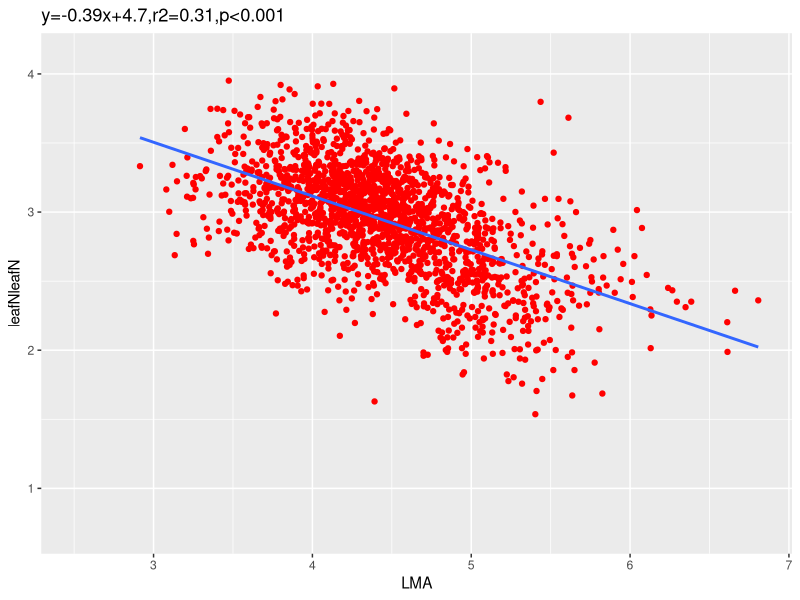
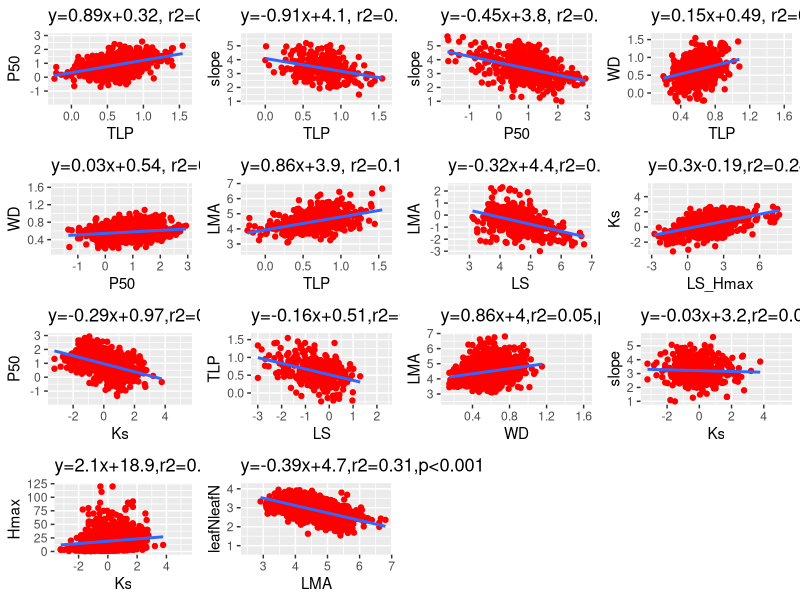
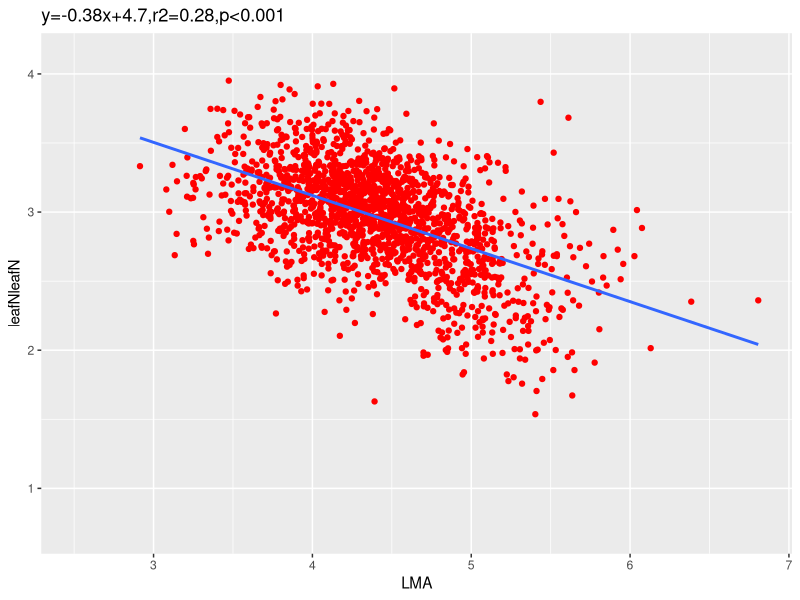
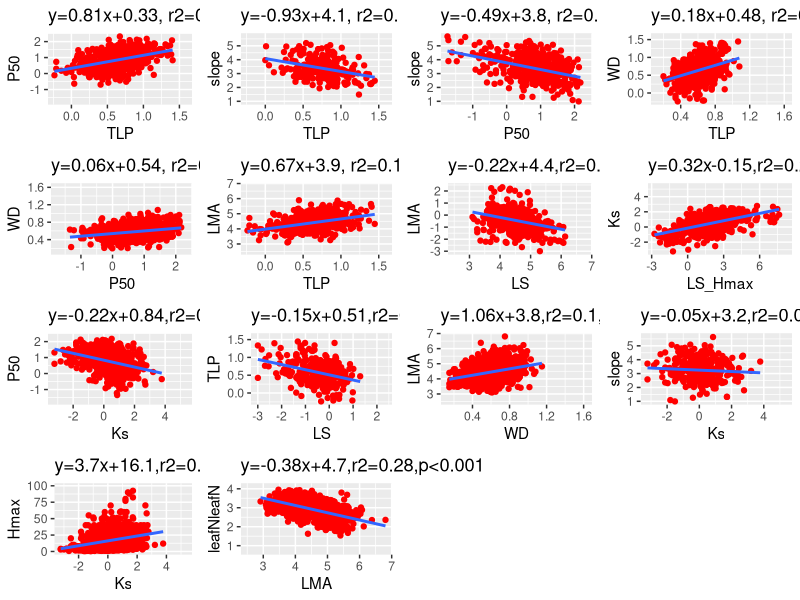
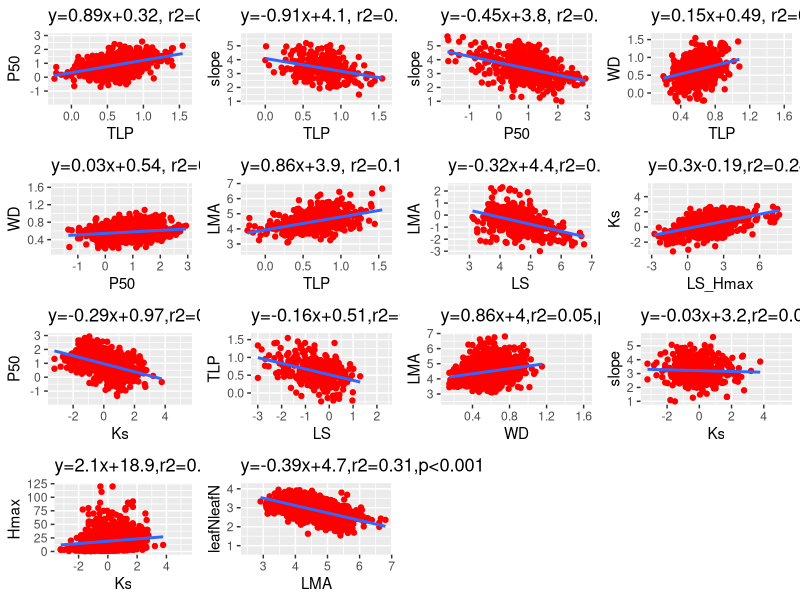
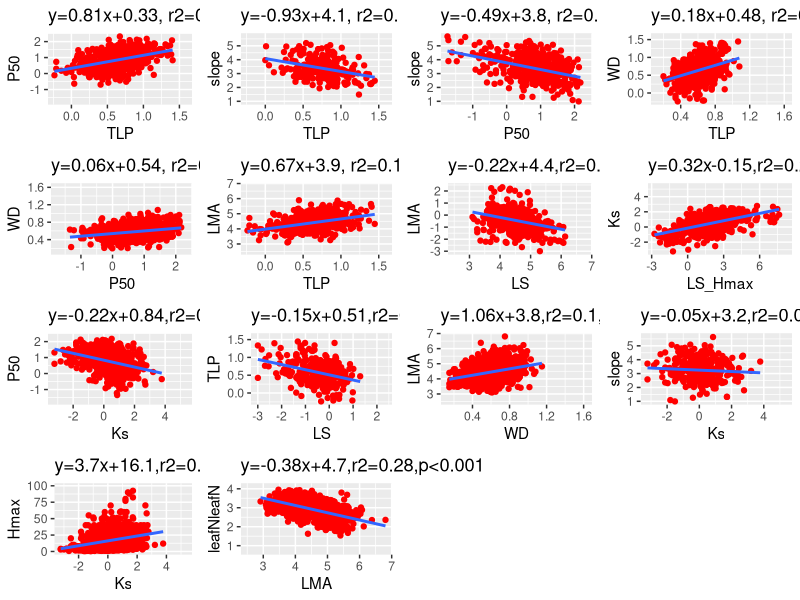

Here is the R script that generated these plots, in order:
#libarary
library(ggplot2)
library(cowplot)

#import the file
trait<-read.table('woody_trait.0625.txt',header=TRUE, stringsAsFactors=FALSE, sep="\t", dec=".",fileEncoding="latin1")
#all speccies for the bivariate regression
xy<-trait
names(xy)
summary(model<-lm(P50~TLP,data=xy))
P50_TLP<-ggplot(xy, aes(x=TLP, y=P50)) +geom_point(color="red") +labs(title = "y=0.89x+0.32, r2=0.20,p<0.001")+geom_smooth(method=lm, se=FALSE)+
  scale_x_continuous(name = "TLP",) +
  scale_y_continuous(name = "P50")
summary(model<-lm(slope~TLP,data=xy))
slope_TLP<-ggplot(xy, aes(x=TLP, y=slope)) +geom_point(color="red") +labs(title = "y=-0.91x+4.1, r2=0.11,p<0.001")+geom_smooth(method=lm, se=FALSE)+
  scale_x_continuous(name = "TLP",) +
  scale_y_continuous(name = "slope")
summary(model<-lm(slope~P50,data=xy))
slope_P50<-ggplot(xy, aes(x=P50, y=slope)) +geom_point(color="red") +labs(title = "y=-0.45x+3.8, r2=0.17,p<0.001")+geom_smooth(method=lm, se=FALSE)+
  scale_x_continuous(name = "P50",) +
  scale_y_continuous(name = "slope")
summary(model<-lm(WD~TLP,data=xy))
WD_TLP<-ggplot(xy, aes(x=WD, y=TLP)) +geom_point(color="red") +labs(title = "y=0.15x+0.49, r2=0.09,p<0.001")+geom_smooth(method=lm, se=FALSE)+
  scale_x_continuous(name = "TLP",) +
  scale_y_continuous(name = "WD")

summary(model<-lm(WD~P50,data=xy))
WD_P50<-ggplot(xy, aes(x=P50, y=WD)) +geom_point(color="red") +labs(title = "y=0.03x+0.54, r2=0.03,p<0.001")+geom_smooth(method=lm, se=FALSE)+
  scale_x_continuous(name = "P50",) +
  scale_y_continuous(name = "WD")
summary(model<-lm(LMA~TLP,data=xy))
LMA_TLP<-ggplot(xy, aes(x=TLP, y=LMA)) +geom_point(color="red") +labs(title = "y=0.86x+3.9, r2=0.19,p<0.001")+geom_smooth(method=lm, se=FALSE)+
  scale_x_continuous(name = "TLP",) +
  scale_y_continuous(name = "LMA")
summary(model<-lm(LMA~LS,data=xy))
LMA_LS<-ggplot(xy, aes(x=LMA, y=LS)) +geom_point(color="red") +labs(title = "y=-0.32x+4.4,r2=0.19,p<0.001")+geom_smooth(method=lm, se=FALSE)+
  scale_x_continuous(name = "LS",) +
  scale_y_continuous(name = "LMA")
summary(model<-lm(Ks~LS_Hmax,data=xy))
Ks_LS_Hmax<-ggplot(xy, aes(x=LS_Hmax, y=Ks)) +geom_point(color="red") +labs(title = "y=0.3x-0.19,r2=0.24,p<0.001")+geom_smooth(method=lm, se=FALSE)+
  scale_x_continuous(name = "LS_Hmax",) +
  scale_y_continuous(name = "Ks")

summary(model<-lm(P50~Ks,data=xy))
P50_Ks<-ggplot(xy, aes(x=Ks, y=P50)) +geom_point(color="red") +labs(title = "y=-0.29x+0.97,r2=0.2,p<0.001")+geom_smooth(method=lm, se=FALSE)+
  scale_x_continuous(name = "Ks",) +
  scale_y_continuous(name = "P50")
summary(model<-lm(TLP~LS,data=xy))
TLP_LS<-ggplot(xy, aes(x=LS, y=TLP)) +geom_point(color="red") +labs(title = "y=-0.16x+0.51,r2=0.16,p<0.001")+geom_smooth(method=lm, se=FALSE)+
  scale_x_continuous(name = "LS",) +
  scale_y_continuous(name = "TLP")
summary(model<-lm(LMA~WD,data=xy))
LMA_WD<-ggplot(xy, aes(x=WD, y=LMA)) +geom_point(color="red") +labs(title = "y=0.86x+4,r2=0.05,p<0.001")+geom_smooth(method=lm, se=FALSE)+
  scale_x_continuous(name = "WD",) +
  scale_y_continuous(name = "LMA")
summary(model<-lm(slope~Ks,data=xy))
slope_Ks<-ggplot(xy, aes(x=Ks, y=slope)) +geom_point(color="red") +labs(title = "y=-0.03x+3.2,r2=0.001,ns")+geom_smooth(method=lm, se=FALSE)+
  scale_x_continuous(name = "Ks",) +
  scale_y_continuous(name = "slope")

summary(model<-lm(Hmax~Ks,data=xy))
Hmax_Ks<-ggplot(xy, aes(x=Ks, y=Hmax)) +geom_point(color="red") +labs(title = "y=2.1x+18.9,r2=0.02,p<0.001")+geom_smooth(method=lm, se=FALSE)+
  scale_x_continuous(name = "Ks",) +
  scale_y_continuous(name = "Hmax")
summary(model<-lm(leafN~LMA,data=xy))
leafN_LMA<-ggplot(xy, aes(x=LMA, y=leafN)) +geom_point(color="red") +labs(title = "y=-0.39x+4.7,r2=0.31,p<0.001")+geom_smooth(method=lm, se=FALSE)+
  scale_x_continuous(name = "LMA",) +
  scale_y_continuous(name = "leafNleafN")
leafN_LMA

fig3<-plot_grid(P50_TLP,slope_TLP,slope_P50, WD_TLP,
                WD_P50, LMA_TLP,LMA_LS,Ks_LS_Hmax,
                P50_Ks,TLP_LS,LMA_WD,slope_Ks,
                Hmax_Ks,leafN_LMA,
                nrow=4)
fig3
ggsave(fig3,filename = '/Users/liudy/Downloads/ALL.tiff',width = 16,height = 16)

#2_1)broadleaf
trait_g<-trait[trait$group=="BT"|trait$group=="BD"|trait$group=="BE",]
names(trait_g)
xy<-trait_g
names(xy)

summary(model<-lm(P50~TLP,data=xy))
P50_TLP<-ggplot(xy, aes(x=TLP, y=P50)) +geom_point(color="red") +labs(title = "y=0.81x+0.33, r2=0.18,p<0.001")+geom_smooth(method=lm, se=FALSE)+
  scale_x_continuous(name = "TLP",) +
  scale_y_continuous(name = "P50")
summary(model<-lm(slope~TLP,data=xy))
slope_TLP<-ggplot(xy, aes(x=TLP, y=slope)) +geom_point(color="red") +labs(title = "y=-0.93x+4.1, r2=0.12,p<0.001")+geom_smooth(method=lm, se=FALSE)+
  scale_x_continuous(name = "TLP",) +
  scale_y_continuous(name = "slope")
summary(model<-lm(slope~P50,data=xy))
slope_P50<-ggplot(xy, aes(x=P50, y=slope)) +geom_point(color="red") +labs(title = "y=-0.49x+3.8, r2=0.16,p<0.001")+geom_smooth(method=lm, se=FALSE)+
  scale_x_continuous(name = "P50",) +
  scale_y_continuous(name = "slope")
summary(model<-lm(WD~TLP,data=xy))
WD_TLP<-ggplot(xy, aes(x=WD, y=TLP)) +geom_point(color="red") +labs(title = "y=0.18x+0.48, r2=0.14,p<0.001")+geom_smooth(method=lm, se=FALSE)+
  scale_x_continuous(name = "TLP",) +
  scale_y_continuous(name = "WD")

summary(model<-lm(WD~P50,data=xy))
WD_P50<-ggplot(xy, aes(x=P50, y=WD)) +geom_point(color="red") +labs(title = "y=0.06x+0.54, r2=0.07,p<0.001")+geom_smooth(method=lm, se=FALSE)+
  scale_x_continuous(name = "P50",) +
  scale_y_continuous(name = "WD")
summary(model<-lm(LMA~TLP,data=xy))
LMA_TLP<-ggplot(xy, aes(x=TLP, y=LMA)) +geom_point(color="red") +labs(title = "y=0.67x+3.9, r2=0.16,p<0.001")+geom_smooth(method=lm, se=FALSE)+
  scale_x_continuous(name = "TLP",) +
  scale_y_continuous(name = "LMA")
summary(model<-lm(LMA~LS,data=xy))
LMA_LS<-ggplot(xy, aes(x=LMA, y=LS)) +geom_point(color="red") +labs(title = "y=-0.22x+4.4,r2=0.11,p<0.001")+geom_smooth(method=lm, se=FALSE)+
  scale_x_continuous(name = "LS",) +
  scale_y_continuous(name = "LMA")
summary(model<-lm(Ks~LS_Hmax,data=xy))
Ks_LS_Hmax<-ggplot(xy, aes(x=LS_Hmax, y=Ks)) +geom_point(color="red") +labs(title = "y=0.32x-0.15,r2=0.27,p<0.001")+geom_smooth(method=lm, se=FALSE)+
  scale_x_continuous(name = "LS_Hmax",) +
  scale_y_continuous(name = "Ks")

summary(model<-lm(P50~Ks,data=xy))
P50_Ks<-ggplot(xy, aes(x=Ks, y=P50)) +geom_point(color="red") +labs(title = "y=-0.22x+0.84,r2=0.13,p<0.001")+geom_smooth(method=lm, se=FALSE)+
  scale_x_continuous(name = "Ks",) +
  scale_y_continuous(name = "P50")
summary(model<-lm(TLP~LS,data=xy))
TLP_LS<-ggplot(xy, aes(x=LS, y=TLP)) +geom_point(color="red") +labs(title = "y=-0.15x+0.51,r2=0.13,p<0.001")+geom_smooth(method=lm, se=FALSE)+
  scale_x_continuous(name = "LS",) +
  scale_y_continuous(name = "TLP")
summary(model<-lm(LMA~WD,data=xy))
LMA_WD<-ggplot(xy, aes(x=WD, y=LMA)) +geom_point(color="red") +labs(title = "y=1.06x+3.8,r2=0.1,p<0.001")+geom_smooth(method=lm, se=FALSE)+
  scale_x_continuous(name = "WD",) +
  scale_y_continuous(name = "LMA")
summary(model<-lm(slope~Ks,data=xy))
slope_Ks<-ggplot(xy, aes(x=Ks, y=slope)) +geom_point(color="red") +labs(title = "y=-0.05x+3.2,r2=0.005,ns")+geom_smooth(method=lm, se=FALSE)+
  scale_x_continuous(name = "Ks",) +
  scale_y_continuous(name = "slope")

summary(model<-lm(Hmax~Ks,data=xy))
Hmax_Ks<-ggplot(xy, aes(x=Ks, y=Hmax)) +geom_point(color="red") +labs(title = "y=3.7x+16.1,r2=0.08,p<0.001")+geom_smooth(method=lm, se=FALSE)+
  scale_x_continuous(name = "Ks",) +
  scale_y_continuous(name = "Hmax")
summary(model<-lm(leafN~LMA,data=xy))
leafN_LMA<-ggplot(xy, aes(x=LMA, y=leafN)) +geom_point(color="red") +labs(title = "y=-0.38x+4.7,r2=0.28,p<0.001")+geom_smooth(method=lm, se=FALSE)+
  scale_x_continuous(name = "LMA",) +
  scale_y_continuous(name = "leafNleafN")
leafN_LMA

fig3<-plot_grid(P50_TLP,slope_TLP,slope_P50, WD_TLP,
                WD_P50, LMA_TLP,LMA_LS,Ks_LS_Hmax,
                P50_Ks,TLP_LS,LMA_WD,slope_Ks,
                Hmax_Ks,leafN_LMA,
                nrow=4)
fig3

ggsave(fig3,filename = '/Users/liudy/Downloads/broadleaf.tiff',width = 16,height = 16)